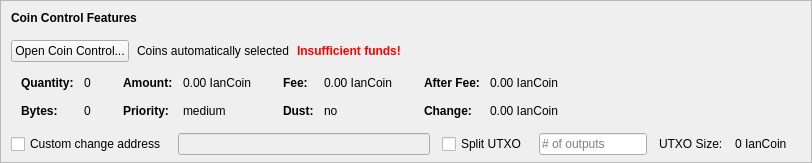
    <widget class="QFrame" name="frameCoinControl">
     <property name="sizePolicy">
      <sizepolicy hsizetype="Expanding" vsizetype="Expanding">
       <horstretch>0</horstretch>
       <verstretch>0</verstretch>
      </sizepolicy>
     </property>
     <property name="maximumSize">
      <size>
       <width>16777215</width>
       <height>16777215</height>
      </size>
     </property>
     <property name="frameShape">
      <enum>QFrame::StyledPanel</enum>
     </property>
     <property name="frameShadow">
      <enum>QFrame::Sunken</enum>
     </property>
     <layout class="QVBoxLayout" name="verticalLayoutCoinControl2">
      <property name="spacing">
       <number>0</number>
      </property>
      <property name="leftMargin">
       <number>0</number>
      </property>
      <property name="topMargin">
       <number>0</number>
      </property>
      <property name="rightMargin">
       <number>0</number>
      </property>
      <property name="bottomMargin">
       <number>6</number>
      </property>
      <item>
       <layout class="QVBoxLayout" name="verticalLayoutCoinControl" stretch="0,0,0,0,1">
        <property name="spacing">
         <number>0</number>
        </property>
        <property name="leftMargin">
         <number>10</number>
        </property>
        <property name="topMargin">
         <number>10</number>
        </property>
        <item>
         <layout class="QHBoxLayout" name="horizontalLayoutCoinControl1">
          <property name="bottomMargin">
           <number>15</number>
          </property>
          <item>
           <widget class="QLabel" name="labelCoinControlFeatures">
            <property name="sizePolicy">
             <sizepolicy hsizetype="Preferred" vsizetype="Maximum">
              <horstretch>0</horstretch>
              <verstretch>0</verstretch>
             </sizepolicy>
            </property>
            <property name="font">
             <font>
              <weight>75</weight>
              <bold>true</bold>
             </font>
            </property>
            <property name="styleSheet">
             <string notr="true">font-weight:bold;</string>
            </property>
            <property name="text">
             <string>Coin Control Features</string>
            </property>
           </widget>
          </item>
         </layout>
        </item>
        <item>
         <layout class="QHBoxLayout" name="horizontalLayoutCoinControl2" stretch="0,0,0,0">
          <property name="spacing">
           <number>8</number>
          </property>
          <property name="bottomMargin">
           <number>10</number>
          </property>
          <item>
           <widget class="QPushButton" name="pushButtonCoinControl">
            <property name="styleSheet">
             <string notr="true"/>
            </property>
            <property name="text">
             <string>Open Coin Control...</string>
            </property>
            <property name="autoDefault">
             <bool>false</bool>
            </property>
           </widget>
          </item>
          <item>
           <widget class="QLabel" name="labelCoinControlAutomaticallySelected">
            <property name="text">
             <string>Coins automatically selected</string>
            </property>
            <property name="margin">
             <number>5</number>
            </property>
           </widget>
          </item>
          <item>
           <widget class="QLabel" name="labelCoinControlInsuffFunds">
            <property name="font">
             <font>
              <weight>75</weight>
              <bold>true</bold>
             </font>
            </property>
            <property name="styleSheet">
             <string notr="true">color:red;font-weight:bold;</string>
            </property>
            <property name="text">
             <string>Insufficient funds!</string>
            </property>
            <property name="margin">
             <number>5</number>
            </property>
           </widget>
          </item>
          <item>
           <spacer name="horizontalSpacerCoinControl">
            <property name="orientation">
             <enum>Qt::Horizontal</enum>
            </property>
            <property name="sizeHint" stdset="0">
             <size>
              <width>40</width>
              <height>1</height>
             </size>
            </property>
           </spacer>
          </item>
         </layout>
        </item>
        <item>
         <widget class="QWidget" name="widgetCoinControl" native="true">
          <property name="sizePolicy">
           <sizepolicy hsizetype="Preferred" vsizetype="Preferred">
            <horstretch>0</horstretch>
            <verstretch>0</verstretch>
           </sizepolicy>
          </property>
          <property name="minimumSize">
           <size>
            <width>0</width>
            <height>0</height>
           </size>
          </property>
          <property name="styleSheet">
           <string notr="true"/>
          </property>
          <layout class="QHBoxLayout" name="horizontalLayoutCoinControl5">
           <property name="leftMargin">
            <number>0</number>
           </property>
           <property name="topMargin">
            <number>0</number>
           </property>
           <property name="rightMargin">
            <number>0</number>
           </property>
           <property name="bottomMargin">
            <number>0</number>
           </property>
           <item>
            <layout class="QHBoxLayout" name="horizontalLayoutCoinControl3" stretch="0,0,0,1">
             <property name="spacing">
              <number>20</number>
             </property>
             <property name="topMargin">
              <number>0</number>
             </property>
             <property name="bottomMargin">
              <number>10</number>
             </property>
             <item>
              <layout class="QFormLayout" name="formLayoutCoinControl1">
               <property name="horizontalSpacing">
                <number>10</number>
               </property>
               <property name="verticalSpacing">
                <number>14</number>
               </property>
               <property name="leftMargin">
                <number>10</number>
               </property>
               <property name="topMargin">
                <number>4</number>
               </property>
               <property name="rightMargin">
                <number>6</number>
               </property>
               <item row="0" column="0">
                <widget class="QLabel" name="labelCoinControlQuantityText">
                 <property name="font">
                  <font>
                   <weight>75</weight>
                   <bold>true</bold>
                  </font>
                 </property>
                 <property name="text">
                  <string>Quantity:</string>
                 </property>
                 <property name="margin">
                  <number>0</number>
                 </property>
                </widget>
               </item>
               <item row="0" column="1">
                <widget class="QLabel" name="labelCoinControlQuantity">
                 <property name="cursor">
                  <cursorShape>IBeamCursor</cursorShape>
                 </property>
                 <property name="contextMenuPolicy">
                  <enum>Qt::ActionsContextMenu</enum>
                 </property>
                 <property name="text">
                  <string notr="true">0</string>
                 </property>
                 <property name="margin">
                  <number>0</number>
                 </property>
                 <property name="textInteractionFlags">
                  <set>Qt::LinksAccessibleByMouse|Qt::TextSelectableByKeyboard|Qt::TextSelectableByMouse</set>
                 </property>
                </widget>
               </item>
               <item row="1" column="0">
                <widget class="QLabel" name="labelCoinControlBytesText">
                 <property name="font">
                  <font>
                   <weight>75</weight>
                   <bold>true</bold>
                  </font>
                 </property>
                 <property name="text">
                  <string>Bytes:</string>
                 </property>
                </widget>
               </item>
               <item row="1" column="1">
                <widget class="QLabel" name="labelCoinControlBytes">
                 <property name="cursor">
                  <cursorShape>IBeamCursor</cursorShape>
                 </property>
                 <property name="contextMenuPolicy">
                  <enum>Qt::ActionsContextMenu</enum>
                 </property>
                 <property name="text">
                  <string notr="true">0</string>
                 </property>
                 <property name="textInteractionFlags">
                  <set>Qt::LinksAccessibleByMouse|Qt::TextSelectableByKeyboard|Qt::TextSelectableByMouse</set>
                 </property>
                </widget>
               </item>
              </layout>
             </item>
             <item>
              <layout class="QFormLayout" name="formLayoutCoinControl2">
               <property name="horizontalSpacing">
                <number>10</number>
               </property>
               <property name="verticalSpacing">
                <number>14</number>
               </property>
               <property name="leftMargin">
                <number>6</number>
               </property>
               <property name="topMargin">
                <number>4</number>
               </property>
               <property name="rightMargin">
                <number>6</number>
               </property>
               <item row="0" column="0">
                <widget class="QLabel" name="labelCoinControlAmountText">
                 <property name="font">
                  <font>
                   <weight>75</weight>
                   <bold>true</bold>
                  </font>
                 </property>
                 <property name="text">
                  <string>Amount:</string>
                 </property>
                 <property name="margin">
                  <number>0</number>
                 </property>
                </widget>
               </item>
               <item row="0" column="1">
                <widget class="QLabel" name="labelCoinControlAmount">
                 <property name="cursor">
                  <cursorShape>IBeamCursor</cursorShape>
                 </property>
                 <property name="contextMenuPolicy">
                  <enum>Qt::ActionsContextMenu</enum>
                 </property>
                 <property name="text">
                  <string notr="true">0.00 IanCoin</string>
                 </property>
                 <property name="textInteractionFlags">
                  <set>Qt::LinksAccessibleByMouse|Qt::TextSelectableByKeyboard|Qt::TextSelectableByMouse</set>
                 </property>
                </widget>
               </item>
               <item row="1" column="0">
                <widget class="QLabel" name="labelCoinControlPriorityText">
                 <property name="font">
                  <font>
                   <weight>75</weight>
                   <bold>true</bold>
                  </font>
                 </property>
                 <property name="text">
                  <string>Priority:</string>
                 </property>
                </widget>
               </item>
               <item row="1" column="1">
                <widget class="QLabel" name="labelCoinControlPriority">
                 <property name="cursor">
                  <cursorShape>IBeamCursor</cursorShape>
                 </property>
                 <property name="contextMenuPolicy">
                  <enum>Qt::ActionsContextMenu</enum>
                 </property>
                 <property name="text">
                  <string>medium</string>
                 </property>
                 <property name="textInteractionFlags">
                  <set>Qt::LinksAccessibleByMouse|Qt::TextSelectableByKeyboard|Qt::TextSelectableByMouse</set>
                 </property>
                </widget>
               </item>
              </layout>
             </item>
             <item>
              <layout class="QFormLayout" name="formLayoutCoinControl3">
               <property name="horizontalSpacing">
                <number>10</number>
               </property>
               <property name="verticalSpacing">
                <number>14</number>
               </property>
               <property name="leftMargin">
                <number>6</number>
               </property>
               <property name="topMargin">
                <number>4</number>
               </property>
               <property name="rightMargin">
                <number>6</number>
               </property>
               <item row="0" column="0">
                <widget class="QLabel" name="labelCoinControlFeeText">
                 <property name="font">
                  <font>
                   <weight>75</weight>
                   <bold>true</bold>
                  </font>
                 </property>
                 <property name="text">
                  <string>Fee:</string>
                 </property>
                 <property name="margin">
                  <number>0</number>
                 </property>
                </widget>
               </item>
               <item row="0" column="1">
                <widget class="QLabel" name="labelCoinControlFee">
                 <property name="cursor">
                  <cursorShape>IBeamCursor</cursorShape>
                 </property>
                 <property name="contextMenuPolicy">
                  <enum>Qt::ActionsContextMenu</enum>
                 </property>
                 <property name="text">
                  <string notr="true">0.00 IanCoin</string>
                 </property>
                 <property name="textInteractionFlags">
                  <set>Qt::LinksAccessibleByMouse|Qt::TextSelectableByKeyboard|Qt::TextSelectableByMouse</set>
                 </property>
                </widget>
               </item>
               <item row="1" column="0">
                <widget class="QLabel" name="labelCoinControlLowOutputText">
                 <property name="font">
                  <font>
                   <weight>75</weight>
                   <bold>true</bold>
                  </font>
                 </property>
                 <property name="text">
                  <string>Dust:</string>
                 </property>
                </widget>
               </item>
               <item row="1" column="1">
                <widget class="QLabel" name="labelCoinControlLowOutput">
                 <property name="cursor">
                  <cursorShape>IBeamCursor</cursorShape>
                 </property>
                 <property name="contextMenuPolicy">
                  <enum>Qt::ActionsContextMenu</enum>
                 </property>
                 <property name="text">
                  <string>no</string>
                 </property>
                 <property name="textInteractionFlags">
                  <set>Qt::LinksAccessibleByMouse|Qt::TextSelectableByKeyboard|Qt::TextSelectableByMouse</set>
                 </property>
                </widget>
               </item>
              </layout>
             </item>
             <item>
              <layout class="QFormLayout" name="formLayoutCoinControl4">
               <property name="horizontalSpacing">
                <number>10</number>
               </property>
               <property name="verticalSpacing">
                <number>14</number>
               </property>
               <property name="leftMargin">
                <number>6</number>
               </property>
               <property name="topMargin">
                <number>4</number>
               </property>
               <property name="rightMargin">
                <number>6</number>
               </property>
               <item row="0" column="0">
                <widget class="QLabel" name="labelCoinControlAfterFeeText">
                 <property name="font">
                  <font>
                   <weight>75</weight>
                   <bold>true</bold>
                  </font>
                 </property>
                 <property name="text">
                  <string>After Fee:</string>
                 </property>
                 <property name="margin">
                  <number>0</number>
                 </property>
                </widget>
               </item>
               <item row="0" column="1">
                <widget class="QLabel" name="labelCoinControlAfterFee">
                 <property name="cursor">
                  <cursorShape>IBeamCursor</cursorShape>
                 </property>
                 <property name="contextMenuPolicy">
                  <enum>Qt::ActionsContextMenu</enum>
                 </property>
                 <property name="text">
                  <string notr="true">0.00 IanCoin</string>
                 </property>
                 <property name="textInteractionFlags">
                  <set>Qt::LinksAccessibleByMouse|Qt::TextSelectableByKeyboard|Qt::TextSelectableByMouse</set>
                 </property>
                </widget>
               </item>
               <item row="1" column="0">
                <widget class="QLabel" name="labelCoinControlChangeText">
                 <property name="font">
                  <font>
                   <weight>75</weight>
                   <bold>true</bold>
                  </font>
                 </property>
                 <property name="text">
                  <string>Change:</string>
                 </property>
                </widget>
               </item>
               <item row="1" column="1">
                <widget class="QLabel" name="labelCoinControlChange">
                 <property name="cursor">
                  <cursorShape>IBeamCursor</cursorShape>
                 </property>
                 <property name="contextMenuPolicy">
                  <enum>Qt::ActionsContextMenu</enum>
                 </property>
                 <property name="text">
                  <string notr="true">0.00 IanCoin</string>
                 </property>
                 <property name="textInteractionFlags">
                  <set>Qt::LinksAccessibleByMouse|Qt::TextSelectableByKeyboard|Qt::TextSelectableByMouse</set>
                 </property>
                </widget>
               </item>
              </layout>
             </item>
            </layout>
           </item>
          </layout>
         </widget>
        </item>
        <item>
         <layout class="QHBoxLayout" name="horizontalLayoutCoinControl4" stretch="0,0,0,0,0,0,0">
          <property name="spacing">
           <number>12</number>
          </property>
          <property name="sizeConstraint">
           <enum>QLayout::SetDefaultConstraint</enum>
          </property>
          <property name="topMargin">
           <number>5</number>
          </property>
          <property name="rightMargin">
           <number>5</number>
          </property>
          <item>
           <widget class="QCheckBox" name="checkBoxCoinControlChange">
            <property name="toolTip">
             <string>If this is activated, but the change address is empty or invalid, change will be sent to a newly generated address.</string>
            </property>
            <property name="text">
             <string>Custom change address</string>
            </property>
           </widget>
          </item>
          <item>
           <widget class="QValidatedLineEdit" name="lineEditCoinControlChange">
            <property name="enabled">
             <bool>false</bool>
            </property>
            <property name="sizePolicy">
             <sizepolicy hsizetype="Expanding" vsizetype="Fixed">
              <horstretch>0</horstretch>
              <verstretch>0</verstretch>
             </sizepolicy>
            </property>
           </widget>
          </item>
          <item>
           <widget class="QCheckBox" name="splitBlockCheckBox">
            <property name="text">
             <string>Split UTXO</string>
            </property>
           </widget>
          </item>
          <item>
           <widget class="QLineEdit" name="splitBlockLineEdit">
            <property name="sizePolicy">
             <sizepolicy hsizetype="Fixed" vsizetype="Fixed">
              <horstretch>50</horstretch>
              <verstretch>0</verstretch>
             </sizepolicy>
            </property>
            <property name="placeholderText">
             <string># of outputs</string>
            </property>
           </widget>
          </item>
          <item>
           <widget class="QLabel" name="labelBlockSizeText">
            <property name="text">
             <string>UTXO Size:</string>
            </property>
           </widget>
          </item>
          <item>
           <widget class="QLabel" name="labelBlockSize">
            <property name="text">
             <string>0 IanCoin</string>
            </property>
           </widget>
          </item>
          <item>
           <widget class="QLabel" name="labelCoinControlChangeLabel">
            <property name="sizePolicy">
             <sizepolicy hsizetype="Preferred" vsizetype="Expanding">
              <horstretch>0</horstretch>
              <verstretch>0</verstretch>
             </sizepolicy>
            </property>
            <property name="minimumSize">
             <size>
              <width>0</width>
              <height>0</height>
             </size>
            </property>
            <property name="text">
             <string/>
            </property>
            <property name="margin">
             <number>3</number>
            </property>
           </widget>
          </item>
         </layout>
        </item>
        <item>
         <spacer name="verticalSpacerCoinControl">
          <property name="orientation">
           <enum>Qt::Vertical</enum>
          </property>
          <property name="sizeHint" stdset="0">
           <size>
            <width>800</width>
            <height>1</height>
           </size>
          </property>
         </spacer>
        </item>
       </layout>
      </item>
     </layout>
    </widget>
